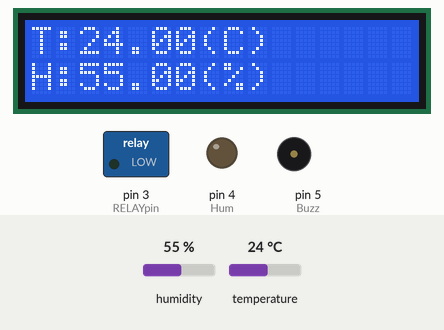
Simulated run of this sketch. Board: Arduino Uno, built with avr-gcc and run on an emulated ATmega328P. Parts: 16×2 character LCD, switched loads named in the sketch (green lamp = pin HIGH), output pins drawn as LEDs (lit = HIGH), buzzer (waves = sounding, pin HIGH). The test bench sets the inputs (shaded band); at power-on: temperature 24 °C, humidity 55 %.

Above: at 2.2 s.
2.3 s: temperature set to 2 °C
At 4.5 s:
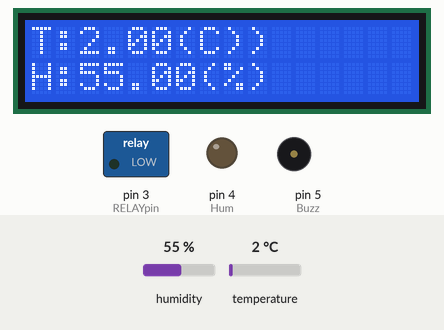
5.1 s: humidity set to 51 %
At 5.8 s:
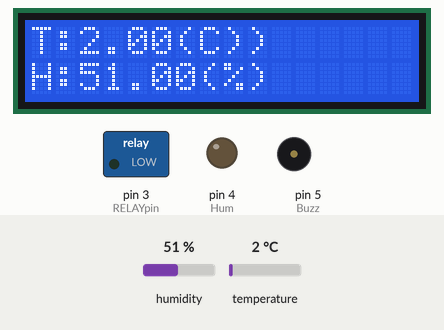
7.9 s: humidity set to 48 %
At 9.7 s:
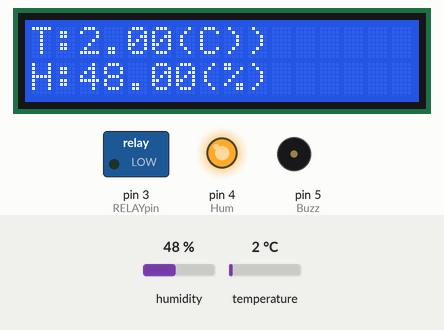
10.8 s: temperature set to 38 °C
At 12.3 s:
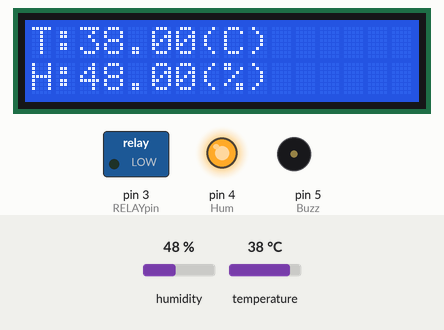
13.6 s: temperature set to 41 °C
At 16.1 s:
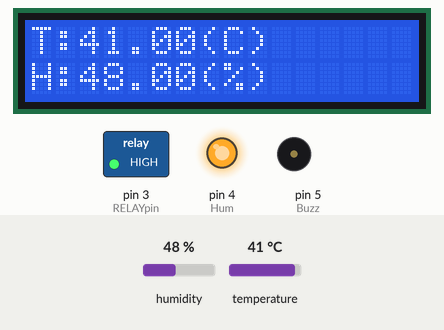
17.0 s: humidity set to 64 %
At 18.1 s:
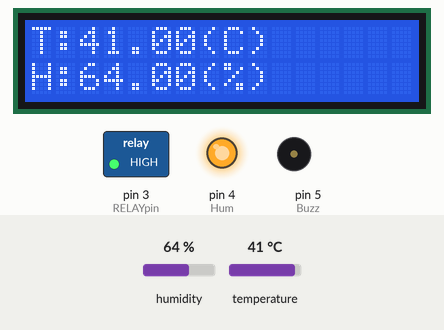
19.8 s: humidity set to 67 %
Timing chart, 0 to 23.3 s (numbered marks = the images above; inputs shaded):
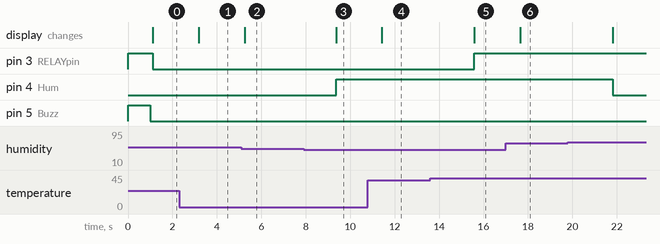

Measured:
- the behaviour switches between 50 and 49 % on humidity (found by bisection; images 2 and 3)
- the behaviour switches between 39 and 40 °C on temperature (found by bisection; images 4 and 5)
- after the input at 2.3 s, the display: changes after 0.88 s (image 1)
- after the input at 5.1 s, the display: changes after 0.14 s (image 2)
- after the input at 7.9 s, pin 4 (Hum): LOW → HIGH after 1.5 s; the display: changes after 1.5 s (image 3)
- after the input at 10.8 s, the display: changes after 0.63 s (image 4)
- after the input at 13.6 s, pin 3 (RELAYpin): LOW → HIGH after 2.0 s; the display: changes after 2.0 s (image 5)
- after the input at 17.0 s, the display: changes after 0.66 s (image 6)
- after the input at 19.8 s, pin 4 (Hum): HIGH → LOW after 2.0 s

The sketch:

diyEggIncubator_code.ino
```cpp
#include <DHT.h> //온습도센서 라이브러리
#include <LiquidCrystal_I2C.h> //I2C LCD 라이브러리

#define DHTpin A0
#define DHTTYPE DHT11 //만약 정밀온습도센서(DHT22)를 사용한다면 DHT22로 적어준다.
#define RELAYpin 3 //릴레이모듈 핀
#define Buzz 5 //부저 핀
#define Hum 4 //가습기모듈 핀

//객체 생성
DHT dht(DHTpin, DHTTYPE);
LiquidCrystal_I2C lcd(0x27, 16, 2);

unsigned long prev_time=0; //millis()에서 사용할 이전시간 변수

void setup (){

  pinMode(RELAYpin, OUTPUT);
  digitalWrite(RELAYpin, HIGH);

  pinMode(Hum, OUTPUT);

  pinMode(Buzz, OUTPUT);
  digitalWrite(Buzz, HIGH);//아두이노 전원 켰을 때 부저로 1초 소리내기
  delay(1000);
  digitalWrite(Buzz, LOW);


  dht.begin();
  lcd.init();
  lcd.backlight();
}


void loop (){


  float t = dht.readTemperature(); //온도 읽기
  float h = dht.readHumidity(); //습도 읽기

  float tC = dht.computeHeatIndex(t, h, false); //온도 정밀도 높이기

  int t_Lthres = 35; //최저온도 기준
  int t_Hthres = 39; //최고온도 기준

  unsigned long oneH = 3600000; //1시간을 ms 기준으로 환산

	//millis() 함수가 현재시간(아두이노 시작부터 경과된 시간)을 ms단위로 리턴
  unsigned long current_time = millis();

	//lcd화면에 온도와 습도 나타내기
  lcd.setCursor(0,0);
  lcd.print("T:");
  lcd.print(t);
  lcd.print("(C)");
  lcd.setCursor(0,1);
  lcd.print("H:");
  lcd.print(h);
  lcd.print("(%)");

  //전구제어: 38도가 넘으면 전구를 끄고, 35도 아래로 내려가면 다시 켬
  if(t>t_Hthres) digitalWrite(RELAYpin, HIGH);
  else if(t<t_Lthres) digitalWrite(RELAYpin, LOW);

  //습도 조절: 65%가 넘으면 가습기센서를 끄고, 50% 아래로 내려가면 다시 켬
  if(h<50) digitalWrite(Hum, HIGH);
  else if(h>65) digitalWrite(Hum, LOW);


  //부저로 전란알람
  if(current_time - prev_time > oneH*3){//X시간(oneH*X)이 지났을 경우 부저로 전란알림
    for(int i=0;i<3;i++){
      digitalWrite(Buzz, HIGH);
      delay(400);
      digitalWrite(Buzz, LOW);
      delay(400);
    }
    prev_time = current_time; //X시간이 지난 후에는 현재시간을 지난시간에 저장함
  }

  delay(100);

}
```
